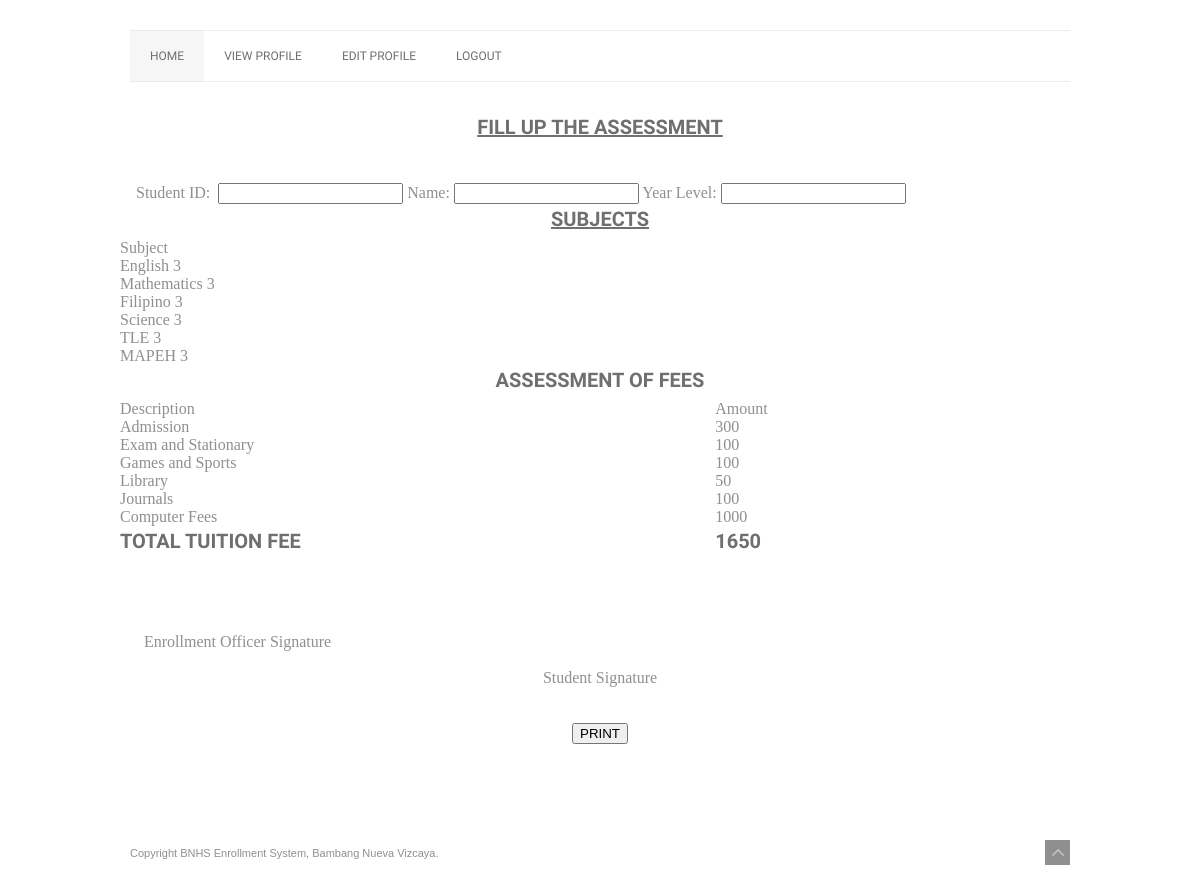
/web/assessment4.php, run on the app's committed database.
### tables this page shows
CREATE TABLE `tblsubjects` (
  `RecNo` bigint(10) NOT NULL AUTO_INCREMENT,
  `Level` varchar(100) DEFAULT NULL,
  `Subject` varchar(100) DEFAULT NULL,
  `Teacher` varchar(100) DEFAULT NULL,
  PRIMARY KEY (`RecNo`)
);

### web/assessment4.php (the view, shortened to what this page needs)
<!DOCTYPE html>
<head>
    <link rel="stylesheet" href="css/960_12_col.css" media="screen" />
    <link rel="stylesheet" href="css/reset.css" media="screen" />
    <link rel="stylesheet" href="css/style.css" media="screen" />
    <link rel="stylesheet" href="css/anythingslider.css">
    <link rel="stylesheet" title="activestyle" href="css/default-blue.css" media="screen" />
</head>
<body>
    <section id="header-wrapper">
        <header id="header" class="clearfix">
            <section id="nav-container">
     <nav id="nav">
                    <ul>
                        <li class="active"><a href="index.html">Home</a></li>
                                <li> <a href="viewprofile.php">View Profile</a></li>
                                <li> <a href="searcheditstudent.php">Edit Profile</a></li>
                                <li> <a href="mainhome.html">Logout</a></li>
            </ul>
			</nav>
            </section>
        </header>
    </section>
    <section id="content-wrapper">
<div class="container">
<center><h2><strong><u>FIll up the Assessment</u></strong></h2></center>
<br><br>
<form name="myform" action="oldstudents.php" method="get" onsubmit="return validateForm()">
&nbsp;&nbsp;&nbsp;&nbsp;Student  ID: &nbsp;<input type="text" name="studentid" class="ed" id="brnu" />
Name:&nbsp;<input type="text" name="name" class="ed" id="brnu" />
Year Level:&nbsp;<input type="text" name="level" class="ed" id="brnu" />
</form>
		<center><h2><strong><u>SUBJECTS</u></strong></h2></center>
      <div class="row">
                <table class="table table-striped table-bordered">
                  <thead>
                    <tr>
                      <th>Subject</th>
                    </tr>
                  </thead>
                  <tbody>
                  <?php
                   $pdo = Database::connect();
                    $sql = "SELECT * FROM tblsubjects WHERE Level= 'Grade 9'";
                   foreach ($pdo->query($sql) as $row) {
                            echo '<tr>';
							echo '<td>'. $row['Subject'] . '</td>';
                            echo '</tr>';
                   }
                  ?>
                  </tbody>
            </table>
			<center><h2><strong>Assessment of Fees</strong></h2></center>
	<table style="width:80%">
	 <tr>
    <th>Description</th>
    <th>Amount</th>
  </tr>
	<tr>
    <td>Admission</td>
    <td>300</td>
  </tr>
  <tr>
    <td>Exam and Stationary</td>
    <td>100</td>
  </tr>
  <tr>
    <td>Games and Sports</td>
    <td>100</td>
  </tr>
  <tr>
    <td>Library</td>
    <td>50</td>
  </tr>
  <tr>
    <td>Journals</td>
    <td>100</td>
  </tr>
  <tr>
    <td>Computer Fees</td>
    <td>1000</td>
  </tr>
 <tr>
    <td><h2>Total Tuition Fee</h2></td>
    <td><h2>1650</h2></td>
  </tr>
</table>
        </div>
		<br>
		<br>
		<br>
		<br>
		&nbsp;&nbsp;&nbsp;&nbsp;&nbsp;&nbsp;Enrollment Officer Signature
		<br><br>
		<center>Student Signature</center>
		<br>
		<br>
		<FORM>
<center><INPUT TYPE="button" name="print" value="PRINT" onClick="window.print()"></center>
</FORM>
    </section>
<br>
<br>
<br>
<br>
    <footer id="footer" class="clearfix">
        <section class="container_12 clearfix">
            <section class="copyright">
                <p>Copyright BNHS Enrollment System, Bambang Nueva Vizcaya. <span class="find-out-more"></span></p>
                <a class="to-top-link"><img src="img/to-top.png" class="to-top" alt="back to top"/></a>
            </section>
        </section>
    </footer>
</body>
</html>

### web/css/960_12_col.css (style rules this page uses)
.container_12 { margin-left: auto; margin-right: auto; width: 960px; float: left; }
.clearfix:before, .clearfix:after, .container_12:before, .container_12:after { content: '.'; display: block; overflow: hidden; visibility: hidden; font-size: 0; line-height: 0; width: 0; height: 0; }
.clearfix:after, .container_12:after { clear: both; }
.clearfix, .container_12 { zoom: 1; }

### web/css/style.css (style rules this page uses)
body { background: #fff; color: #8f8f8f; }
h1, h2, h3, h4, h5, h6 { color: #6f6f6f; text-transform: uppercase; margin-bottom: 5px; }
h2 { font: bold 20px 'Droid Sans', sans-serif; line-height: 30px; }
p { font: normal 12px 'Droid Sans', sans-serif; line-height: 20px; }
a { text-decoration: none; font: 12px 'Droid Sans', sans-serif; -webkit-transition: all 0.3s ease 0s; -moz-transition: all 0.3s ease 0s; -o-transition: all 0.3s ease 0s; -ms-transition: all 0.3s ease 0s; transition: all 0.3s ease 0s; }
#header-wrapper { width: 100%; }
#header { width: 940px; margin-top: 30px; margin-bottom: 30px; margin-right: auto; margin-left: auto; }
#nav-container { width: 940px; border-top: 1px solid #ececec; border-bottom: 1px solid #ececec; height: 50px; float: left; }
#nav { width: 705px; margin-right: 20px; float: left; list-style: none; height: 50px; }
#nav > ul { display: block !important; }
#nav li { float: left; list-style: none; position: relative; padding: 18px 20px; -webkit-transition: all 0.3s ease 0s; -moz-transition: all 0.3s ease 0s; -o-transition: all 0.3s ease 0s; -ms-transition: all 0.3s ease 0s; transition: all 0.3s ease 0s; }
#nav li a { text-decoration: none; float: none; display: block; color: #6f6f6f; text-transform: uppercase; font: 12px 'Droid Sans', sans-serif; }
#nav li.active { background: #f6f6f6; }
#content-wrapper { margin: 0 auto; padding-bottom: 10px; width: 960px; overflow: hidden; }
#footer { width: 960px; margin: 0 auto; padding-bottom: 10px; }
.container_12 .copyright { padding-top: 20px; width: 940px; margin: 0 10px; }
.container_12 .copyright p { font: 11px Arial, sans-serif; color: #8f8f8f; float: left; width: 900px; margin-right: 15px; }
.container_12 .copyright .to-top { background: #8f8f8f; width: 25px; height: 25px; position: relative; top: -6px; cursor: pointer; -webkit-transition: all 0.3s ease 0s; -moz-transition: all 0.3s ease 0s; -o-transition: all 0.3s ease 0s; -ms-transition: all 0.3s ease 0s; transition: all 0.3s ease 0s; }

### web/css/default-blue.css (style rules this page uses)
a { color: #61d5d1; }

### data on the page
tblsubjects: Subject "English 3"
tblsubjects: Subject "Mathematics 3"
tblsubjects: Subject "Filipino 3"
tblsubjects: Subject "Science 3"
tblsubjects: Subject "TLE 3"
tblsubjects: Subject "MAPEH 3"
